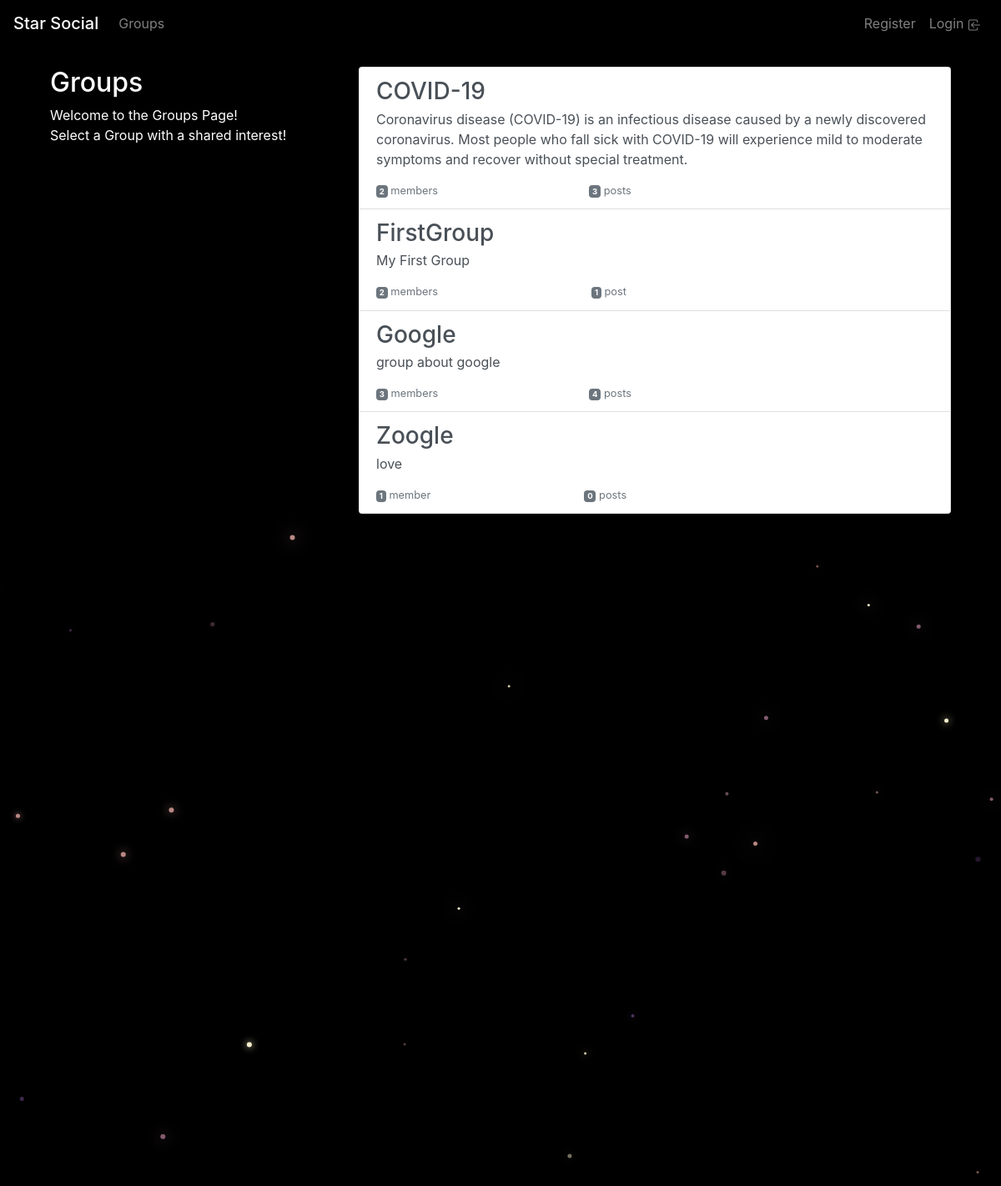
The app's page /groups/ with its own data.
### groups/models.py (models this page shows, shortened)
class Group(models.Model):
    name = models.CharField(max_length=255, unique=True)
    slug = models.SlugField(allow_unicode=True, unique=True)
    description = models.TextField(blank=True, default='')
    description_html = models.TextField(editable=False, blank=True, default='')
    members = models.ManyToManyField(User, through='GroupMember')
    created_by = models.ForeignKey(User, on_delete=models.CASCADE, related_name='admin')
    created_at = models.DateTimeField(auto_now=True)
    class Meta:
        ordering = ['name']

### groups/views.py (the view)
# urls.py: path('', ListGroup.as_view(), name='all'),
class ListGroup(ListView):
    model = Group
    context_object_name = 'groups'
    template_name = 'groups/groups.html'

### groups/templates/groups/groups.html (shortened to what this page needs)
{% extends 'groups/base.html' %}
{% block pregroup %}
<div class="col-md-4 mt-4">
	<div class="content">
			<h2>Groups</h2>
			<p>Welcome to the Groups Page! <br>Select a Group with a shared interest!</p>
	</div>
</div>
{% endblock %}
{% block group_content %}
<div class="col-md-8 mt-4">
	<div class="list-group">
		{% for group in object_list %}
		<a href="{% url 'groups:single' slug=group.slug %}"
		class="list-group-item list-group-item-action flex-column align-items-start">
			<h3 class="mb-1">{{ group.name }}</h3>
			<p class="mb-1">{{ group.description_html|safe }}</p>
			<div class="d-flex w-40 justify-content-between">
				<small class="text-muted"><span class="badge badge-secondary">
					{{ group.members.count }}</span> member{{ group.members.count|pluralize }}</small>
				<small class="text-muted"><span class="badge badge-secondary">
					{{ group.posts.count }}</span> post{{ group.posts.count|pluralize }}</small>
			</div>
		</a>
		{% endfor %}
	</div>
</div>
{% endblock %}

### static/css/master.css (style rules this page uses)
body { margin: 0; overflow: auto; background-color: black; color:white; }

### records on screen
Group: name "COVID-19", description_html "Coronavirus disease (COVID-19) is an infectious disease caused by a newly discovered coronavirus. Most people who fall sick with COVID-19 will experience mild to moderate symptoms and recover without special treatment.", members.count "2", posts.count "3"
Group: name "FirstGroup", description_html "My First Group", members.count "2", posts.count "1"
Group: name "Google", description_html "group about google", members.count "3", posts.count "4"
Group: name "Zoogle", description_html "love", members.count "1", posts.count "0"
